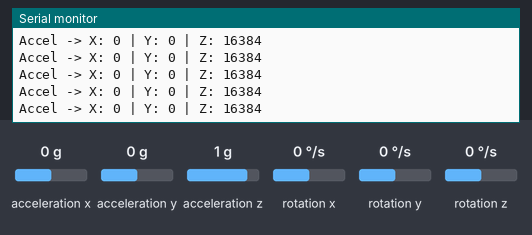
Simulated run of this sketch. Board: ESP8266 (NodeMCU). Parts: the last lines printed to the serial monitor. The inputs (shaded band) are chosen by the test bench; at power-on: acceleration x 0 g, acceleration y 0 g, acceleration z 1 g, rotation x 0 °/s, rotation y 0 °/s, rotation z 0 °/s.

Above: at 1.2 s.
1.3 s: acceleration x set to -1.4 g
At 2.0 s:
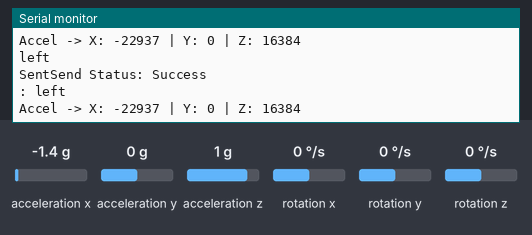
2.8 s: acceleration x set to 0 g
At 3.8 s:
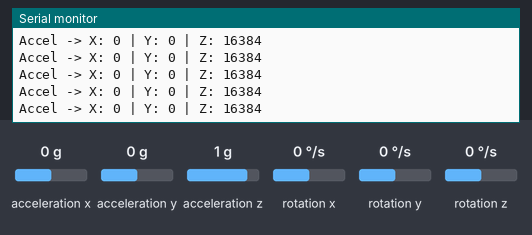
5.8 s: acceleration y set to -1.4 g
At 6.3 s:
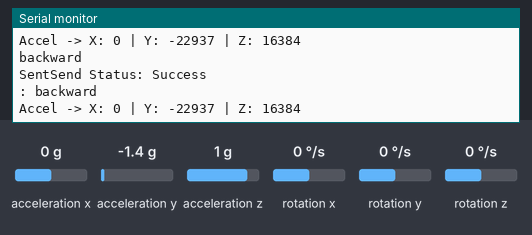
7.3 s: acceleration y set to 0.8 g
At 7.9 s:
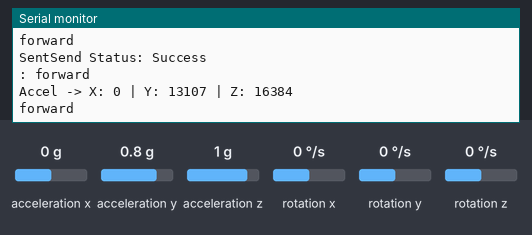
8.9 s: acceleration x set to -0.8 g
At 9.05 s:
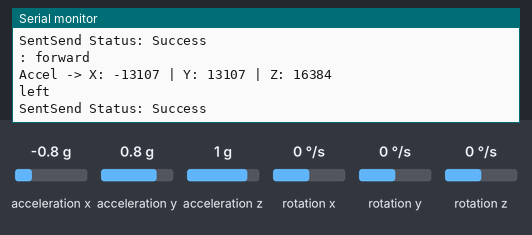
11.9 s: acceleration z set to -1.4 g
At 12.03 s:
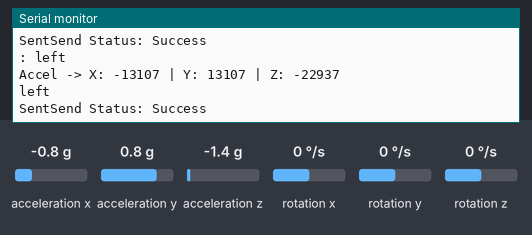
Timing chart, 0 to 14.9 s (numbered marks = the images above; inputs shaded):
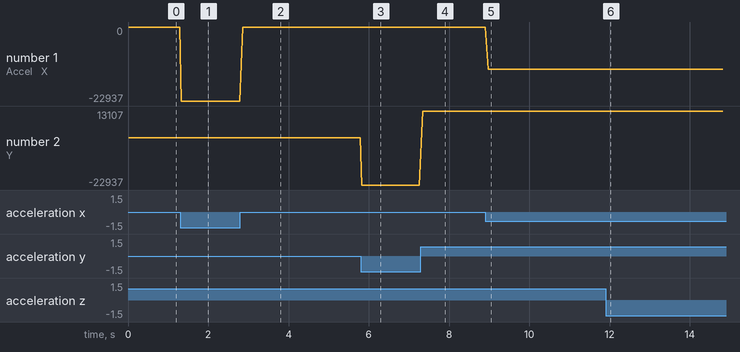

Measured:
- after the input at 1.3 s, the serial monitor: prints a new line at once (image 1)
- after the input at 5.8 s, the serial monitor: prints a new line at once (image 3)
- after the input at 7.3 s, the serial monitor: prints a new line at once (image 4)
- after the input at 8.9 s, the serial monitor: prints a new line after 0.08 s (image 5)
- after the input at 11.9 s, the serial monitor: prints a new line after 0.07 s (image 6)
- plotted number 1: 0 → -22937 after the input at 1.3 s, 0 → -13107 after the input at 8.9 s
- plotted number 2: 0 → -22937 after the input at 5.8 s, -22937 → 13107 after the input at 7.3 s

The sketch:

gesture_unit_espnow_tx.ino
```cpp
#include <Wire.h>
#include <MPU6050.h>
#include <ESP8266WiFi.h>
#include <espnow.h>

MPU6050 mpu;

// Receiver MAC Address (CHANGE THIS)
uint8_t receiverMAC[] = {0x4C, 0xEB, 0xD6, 0x1F, 0x89, 0x34};

// ---------------- ESP-NOW CALLBACK ----------------
void OnDataSent(uint8_t *mac_addr, uint8_t sendStatus) {
  Serial.print("Send Status: ");
  if (sendStatus == 0) Serial.println("Success");
  else Serial.println("Fail");
}

// ------------- SEND FUNCTION -------------
void sendCommand(const char* cmd) {
  esp_now_send(receiverMAC, (uint8_t*)cmd, strlen(cmd) + 1);
  Serial.print("Sent: ");
  Serial.println(cmd);
}

// --------------------- SETUP -----------------------
void setup() {
  Serial.begin(9600);
  Wire.begin();
  mpu.initialize();

  // ---------- ESP-NOW INIT ----------
  WiFi.mode(WIFI_STA);
  WiFi.disconnect();

  if (esp_now_init() == 0) {
    Serial.println("ESP-NOW Initialized.");
  } else {
    Serial.println("ESP-NOW Init Failed!");
    ESP.restart();
  }

  esp_now_set_self_role(ESP_NOW_ROLE_CONTROLLER);

  // Register send callback
  esp_now_register_send_cb(OnDataSent);

  // Add receiver peer
  if (esp_now_add_peer(receiverMAC, ESP_NOW_ROLE_SLAVE, 1, NULL, 0) == 0) {
    Serial.println("Receiver added successfully");
  } else {
    Serial.println("Failed to add receiver");
  }

  Serial.println("MPU6050 + ESP-NOW Ready");
}

// -------------------- LOOP -------------------------
void loop() {
  int16_t ax, ay, az, gx, gy, gz;

  mpu.getMotion6(&ax, &ay, &az, &gx, &gy, &gz);

  Serial.print("Accel -> ");
  Serial.print("X: "); Serial.print(ax);
  Serial.print(" | Y: "); Serial.print(ay);
  Serial.print(" | Z: "); Serial.print(az);
  Serial.println();

  // --- YOUR GESTURE CONDITIONS (UNCHANGED) ---

  if (ax > 6000) {
    Serial.println("right");
    sendCommand("right");
  }
  else if (ax < -6000) {
    Serial.println("left");
    sendCommand("left");
  }
  else if (ay < -6000) {
    Serial.println("backward");
    sendCommand("backward");
  }
  else if (ay > 6000) {
    Serial.println("forward");
    sendCommand("forward");
  }

  //delay(300);
}
```
